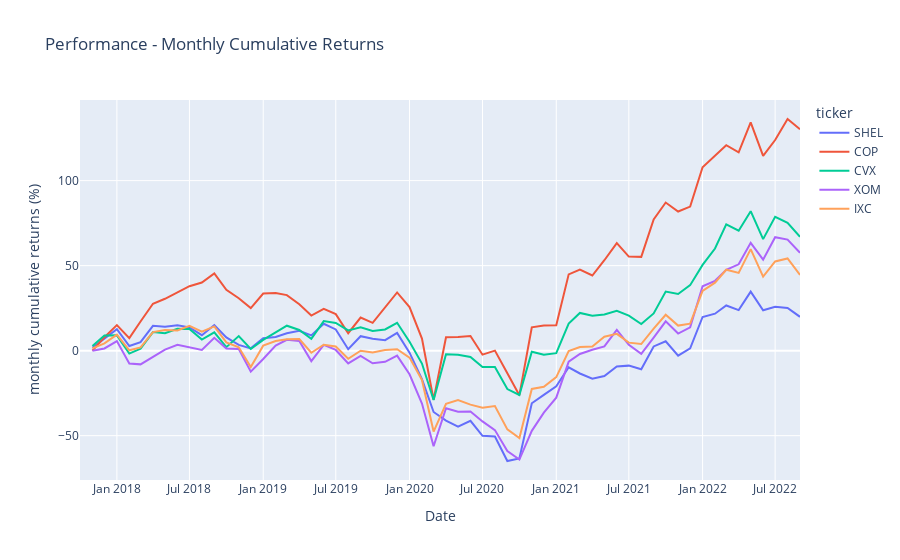

Source (notebook cell):
### Code cell
fig = px.line(df1, x='Date',
              y='cumul_monthly_return_pct', color='ticker',
              title='Performance - Monthly Cumulative Returns',
              labels={'cumul_monthly_return_pct':'monthly cumulative returns (%)'})
fig.show()
